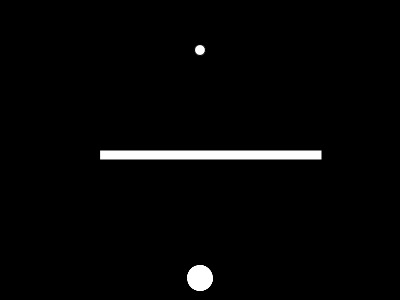
Frame 1 (no input)
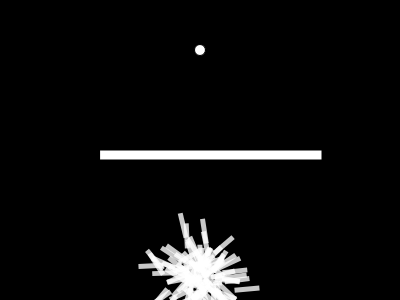
Frame 60 (no input)
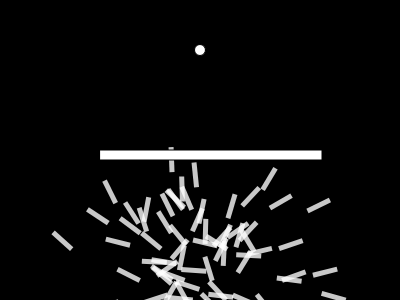
Frame 120 (the mouse pressed at the canvas centre since frame 60)

The p5.js sketch that drew these frames (run headless with seeded random() and noise() and a simulated clock; from frame 60 on, the mouse is pressed at the canvas centre):

// p5.js sketch
// ── sketch.js
var population;
var lifespan = 400;
var count = 0;
var lifeP;
var target;

var obstacle;
var dimensions;

function setup() {
  obstacle = createVector(100, 150);
  dimensions = createVector(222, 10);
    createCanvas(400, 300);
    population = new Population();
    lifeP = createP();
    target = createVector(width / 2, 50);
    frameRate(200)
}

function draw() {
    background(0);
    population.run();
    lifeP.html(count);
    count++;
    if (count == lifespan) {
        population.evaluate();
        population.selection();
        count = 0;
    }
    rect(obstacle.x, obstacle.y, dimensions.x, dimensions.y);
    ellipse(target.x, target.y, 11, 11)
}

// ── Population.js
function Population() {
    this.rockets = [];
    this.popSize = 100;
    this.matingPool = [];

    for (var i = 0; i < this.popSize; i++) {
        this.rockets[i] = new Rocket();
    }

    this.run = function() {
        for (var i = 0; i < this.popSize; i++) {
            this.rockets[i].update();
            this.rockets[i].show();
        }
    }

    this.evaluate = function() {
        var maxFit = 0;
        for (var i = 0; i < this.popSize; i++) {
            this.rockets[i].calculateFitness(target);
            if (this.rockets[i].fitness > maxFit) {
                maxFit = this.rockets[i].fitness;
            }
        }
        this.matingPool = [];
        for (var i = 0; i < this.popSize; i++) {
            this.rockets[i].fitness /= maxFit;
            var n = floor(this.rockets[i].fitness * 100);
            for (var j = 0; j < n; j++) {
                this.matingPool.push(this.rockets[i]);
            }
        }
    }
    this.selection = function() {
        var newRockets = [];
        for (var i = 0; i < this.rockets.length; i++) {
            var parentA = random(this.matingPool).dna;
            var parentB = random(this.matingPool).dna;
            var child = parentA.crossover(parentB);
            newRockets[i] = new Rocket(child);
            newRockets[i].mutation();
        }
        this.rockets = newRockets;
    }
}

// ── Rocket.js
function DNA(genes) {
    if (genes) {
        this.genes = genes;
    } else {
        this.genes = [];
        for (var i = 0; i < lifespan; i++) {
            this.genes[i] = p5.Vector.random2D();
            this.genes[i].setMag(0.1);
        }
    }

    this.crossover = function(partner) {
        var newGenes = [];
        var mid = floor(random(this.genes.length));
        for (var i = 0; i < this.genes.length; i++) {
            if (i > mid) {
                newGenes[i] = this.genes[i];
            } else {
                newGenes[i] = partner.genes[i];
            }
        }
        return new DNA(newGenes);
    }
}

function Rocket(dna) {
    this.pos = createVector(width / 2, height - 22);
    this.vel = createVector(0, 0); //p5.Vector.random2D();
    this.acc = createVector();
    this.completed = false;
    this.crashed = false;
    this.dna = dna || new DNA();
    this.fitness;

    this.applyForce = function(force) {
        this.acc.add(force);
    }

    this.update = function() {
        var d = dist(this.pos.x, this.pos.y, target.x, target.y);
        if (d < 5) {
            this.completed = true;
            this.pos = target.copy();
        }
        if (this.pos.x > obstacle.x && this.pos.x < obstacle.x + dimensions.x && this.pos.y > obstacle.y && this.pos.y < obstacle.y + dimensions.y) {
            this.crashed = true;
        }


        this.applyForce(this.dna.genes[count]);
        if (!this.completed && !this.crashed) {
            this.vel.add(this.acc);
            this.pos.add(this.vel);
            this.acc.mult(0);
        }
    }

    this.show = function() {
        push()
        noStroke();
        fill(255, 200);
        translate(this.pos.x, this.pos.y)
        rotate(this.vel.heading());
        rectMode(CENTER);
        rect(0, 0, 25, 5);
        pop();
    }
    this.calculateFitness = function() {
        var d = dist(
            this.pos.x,
            this.pos.y,
            target.x,
            target.y);
        if(this.crashed){
          console.log("crashed");
          this.fitness /= 10;
          return;
        }
        this.fitness = (map(d, 0, width, width, 0));
        if (this.completed) {
            this.fitness *= 10;
        }

    }

    this.mutation = function() {
        for (var i = 0; i < this.dna.length; i++) {
            if (random(1) > 0.11) {
                this.dna[i] = p5.Vector.random2D();
            }
        }
    }
}
